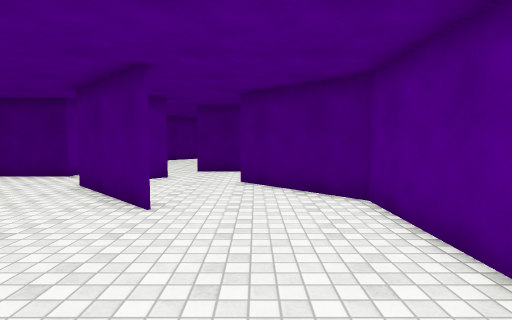
View 1 (above)

23 first-person views from a walk through a Unity game level. The camera is 1.4 m above the floor, tilts 4° down and sees 80° across. The floor is counted in squares, 1 m on a side. Each view is taken from the middle of a square. On the plan, view 1 faces up. The plan holds only what a view shows up to about 14 squares ahead; the rest is blank. Surface patterns are stand-ins for the level's own textures.

View 2
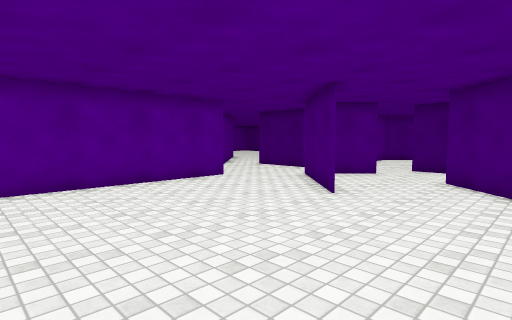

View 3
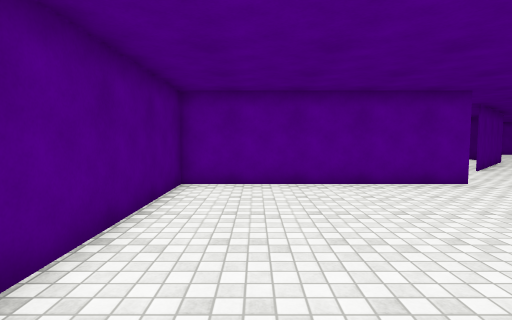

View 4
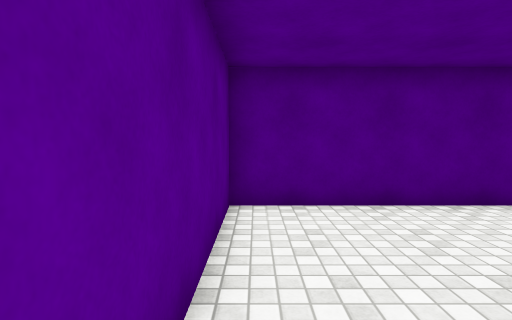

View 5
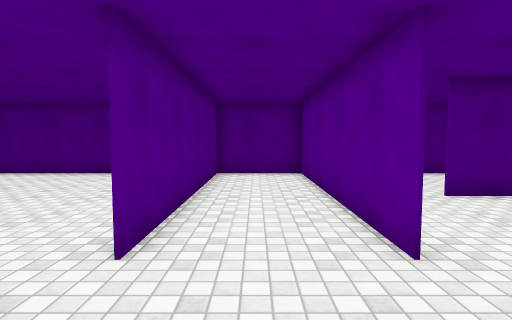

View 6
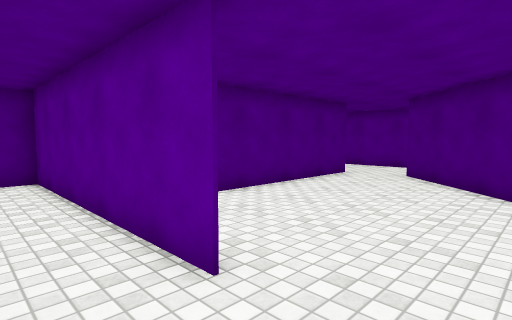

View 7
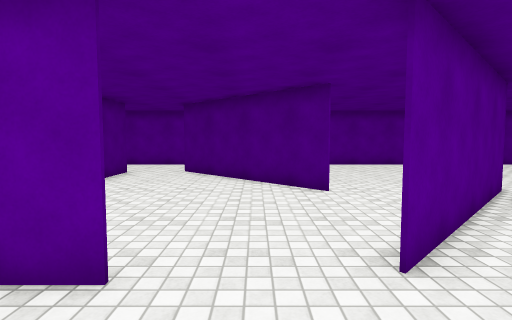

View 8
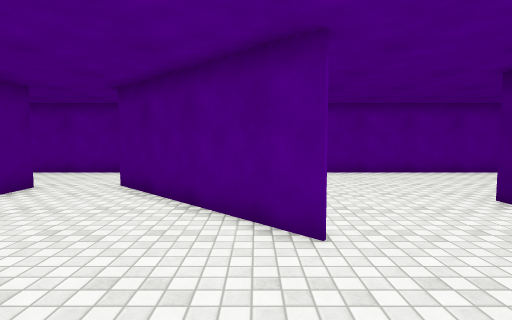

View 9
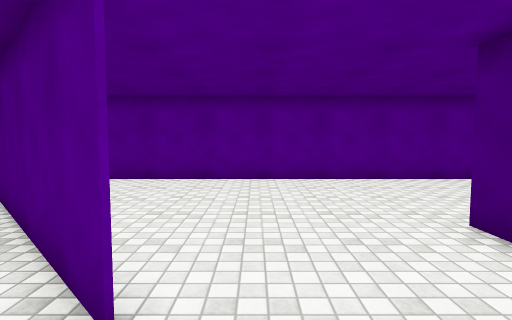

View 10
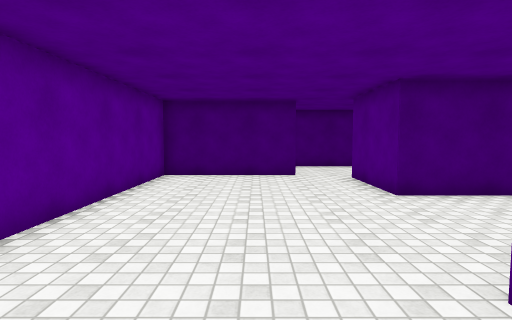

View 11
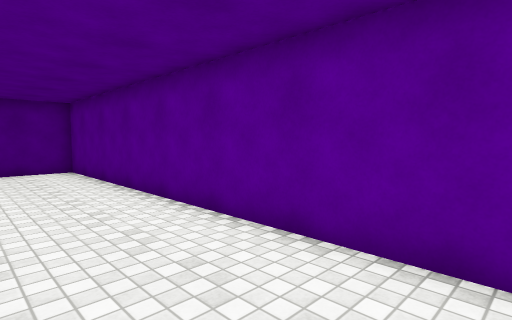

View 12
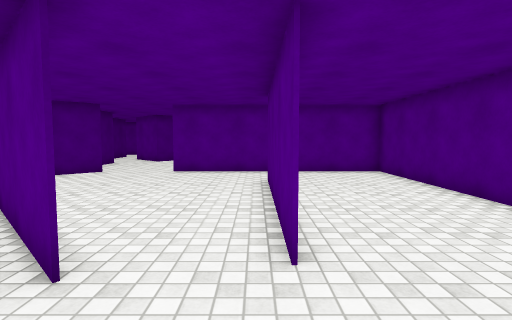

View 13
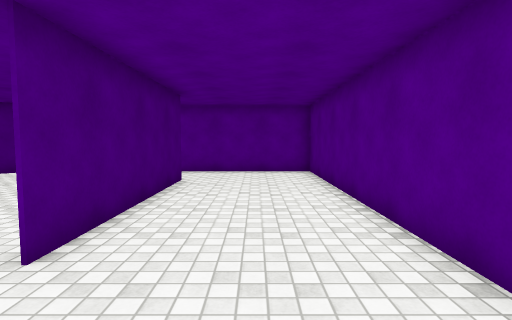

View 14
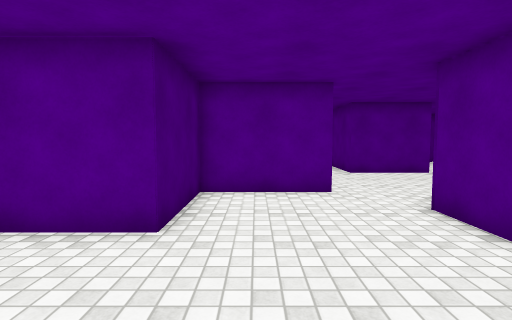

View 15
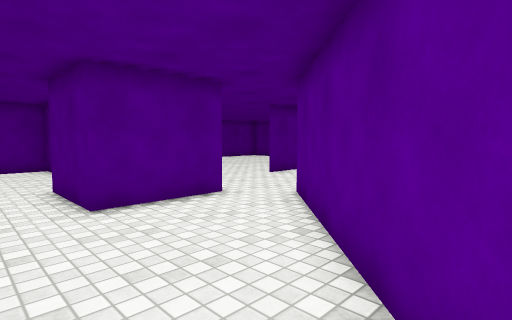

View 16
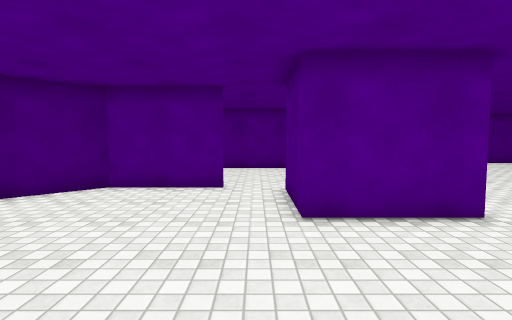

View 17
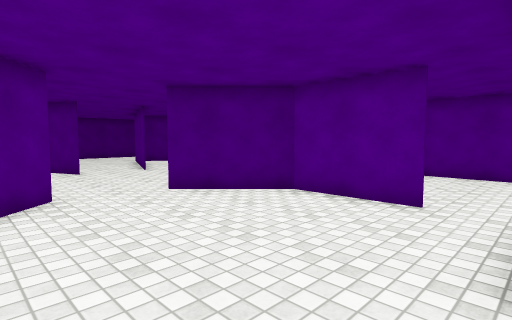

View 18
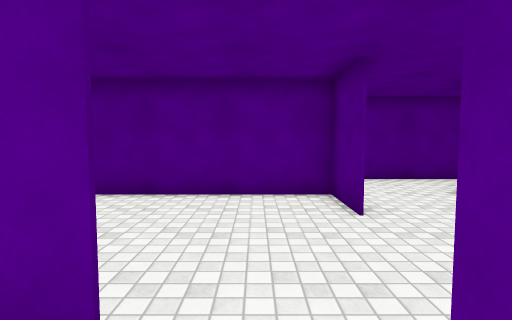

View 19
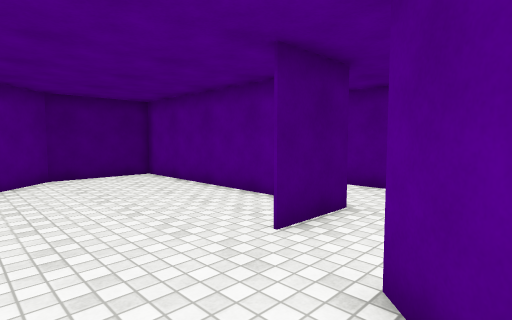

View 20
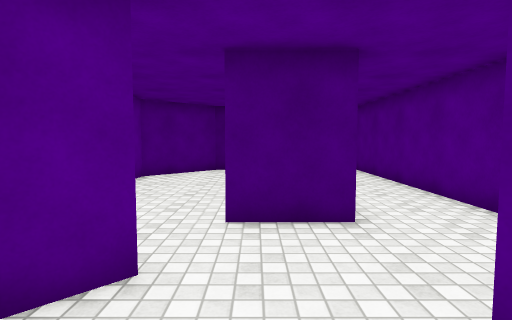

View 21
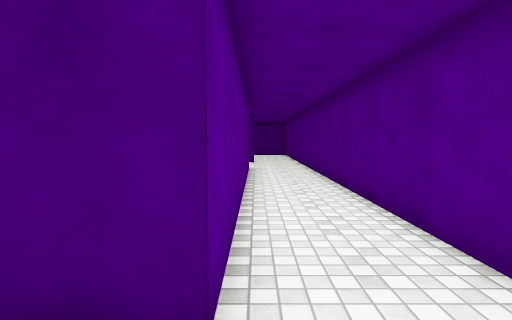

View 22
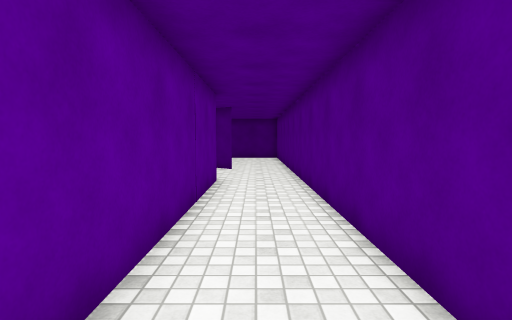

View 23
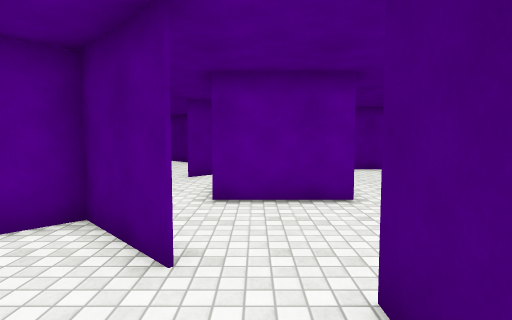

### Floor plan
Points are (right, up) in squares from view 1. A wall is a line through its corners. A room is listed if a view was taken in it or the views show most of it. See-through windows are left out.
Room 1 (views 1, 2, 3, 4)
walls: (-2.1, 5.9) (-3.7, 7.5); (-7.4, 6.6) (-7.4, -2.4); (-7.1, -2.3) (2.6, -2.3) (2.6, 6.8) (0.2, 9.2)
ways out: opening at (-5.5, 7) to room 2; opening at (-1.5, 7.5) to room 5
Room 2 (views 5, 6, 7, 8, 9, 19)
walls: (-10.8, 6.6) (-10.8, -2.4); (-10.9, 3.6) (-10.9, 6.6); (-11.1, 9.4) (-12.4, 10.8); (-12.2, 10.7) (-11, 9.5); (-16.1, 10) (-21.1, 4.9); (-6.8, 11) (-9.4, 11); (-19.6, 2.6) (-13.6, 2.6); (-11.1, -2.3) (-7.1, -2.3); (-3.7, 7.5) (-5.4, 9.2); (-7.4, -2.2) (-7.4, 6.6)
ways out: opening at (-5.5, 7) to room 1; opening at (-20, 4) to room 3; opening at (-15.5, 11.5) to room 3; opening at (-12.5, 3) to room 3; opening at (-11, 12) to room 3; opening at (-6, 11) to room 6
Room 3 (views 10, 11, 12, 13, 14, 15, 16, 17)
walls: (-18, 14.5) (-18.9, 14.5); (-18, 14.5) (-16, 14.5) (-12.2, 10.7); (-21.1, 5) (-18, 8.1); (-20.8, 2.6) (-19.6, 2.6); (-14, 16) (-14, 19.5) (-17.5, 19.5) (-17.5, 23.1); (-13.6, 2.5) (-20.8, 2.5); (-9.8, 11) (-9.8, 12.5); (-19.4, 23.7) (-24.5, 23.7) (-24.5, -2.3) (-11.1, -2.3); (-10.9, -2.4) (-10.9, 3.6)
ways out: opening at (-20, 4) to room 2; opening at (-15.5, 11.5) to room 2; opening at (-12.5, 3) to room 2; opening at (-11, 12) to room 2; opening at (-12.8, 14) to room 4; opening at (-19, 24)
Room 4 (view 18)
walls: (-6.3, 15.9) (-6.3, 19.2) (-8.8, 21.8); (-14, 17.9) (-14, 16.5); (-9.8, 12.5) (-9.8, 14.2) (-6.8, 14.2); (-11.4, 22) (-12.5, 20.9)
ways out: opening at (-12.8, 14) to room 3; opening at (-7, 15) to room 6; opening at (-10.5, 21)
Room 5 (views 20, 21, 22, 23)
walls: (2.6, 13.4) (2.6, 25.5); (-3.2, 11.1) (-5.2, 9.1) (-4.3, 8.2); (0.2, 9.2) (-0.5, 9.9); (2.6, 7.9) (2.6, 11.2); (-0.3, 25.2) (-0.3, 13) (-2.6, 13)
ways out: opening at (-1.5, 7.5) to room 1; opening at (-3, 12) to room 6; opening at (1.5, 25)
Room 6 (no view inside)
walls: (-2.6, 13.1) (-0.4, 13.1) (-0.4, 21.7) (-3.8, 21.7) (-6.2, 19.3) (-6.2, 18.5); (-6.8, 14.2) (-6.8, 11); (-4.3, 10.1) (-3.2, 11.1)
ways out: opening at (-6, 11) to room 2; opening at (-7, 15) to room 4; opening at (-3, 12) to room 5

Where each view was taken, in squares from view 1:
view 1: 0 up, 0 right, facing up
view 2: 1 down, 2 right, facing up-left
view 3: 0 up, 2 right, facing left
view 4: 4 up, 2 right, facing down
view 5: 10 up, 9 left, facing down
view 6: 9 up, 9 left, facing down-left
view 7: 8 up, 8 left, facing left
view 8: 9 up, 12 left, facing left
view 9: 11 up, 14 left, facing left
view 10: 12 up, 21 left, facing up
view 11: 12 up, 21 left, facing down-left
view 12: 3 up, 24 left, facing right
view 13: 0 up, 24 left, facing right
view 14: 18 up, 22 left, facing right
view 15: 16 up, 16 left, facing down-right
view 16: 15 up, 15 left, facing right
view 17: 14 up, 13 left, facing up-right
view 18: 15 up, 8 left, facing right
view 19: 10 up, 6 left, facing up-right
view 20: 8 up, 2 left, facing up
view 21: 11 up, 0 right, facing up
view 22: 15 up, 1 right, facing up
view 23: 12 up, 0 right, facing left
